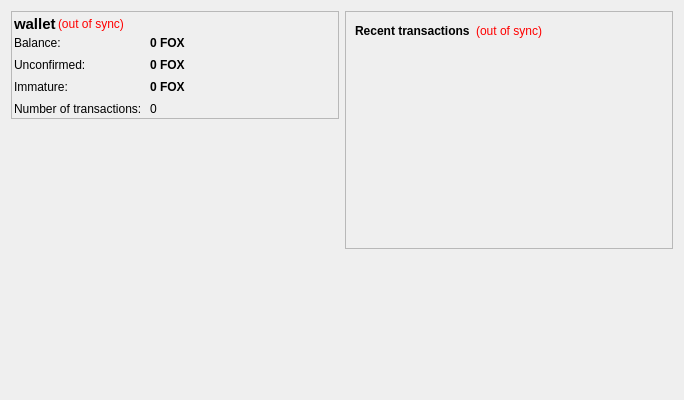
<?xml version="1.0" encoding="UTF-8"?>
<ui version="4.0">
 <class>StatisticsPage</class>
 <widget class="QWidget" name="StatisticsPage">
  <property name="geometry">
   <rect>
    <x>0</x>
    <y>0</y>
    <width>684</width>
    <height>400</height>
   </rect>
  </property>
  <property name="windowTitle">
   <string>Form</string>
  </property>
  <layout class="QHBoxLayout" name="horizontalLayout" stretch="1,1">
   <item>
    <layout class="QVBoxLayout" name="verticalLayout_2">
     <item>
      <widget class="QFrame" name="frame">
       <property name="enabled">
        <bool>true</bool>
       </property>
       <property name="sizePolicy">
        <sizepolicy hsizetype="Minimum" vsizetype="Maximum">
         <horstretch>0</horstretch>
         <verstretch>0</verstretch>
        </sizepolicy>
       </property>
       <property name="frameShape">
        <enum>QFrame::StyledPanel</enum>
       </property>
       <property name="frameShadow">
        <enum>QFrame::Raised</enum>
       </property>
       <layout class="QVBoxLayout" name="verticalLayout_4">
        <property name="spacing">
         <number>2</number>
        </property>
        <property name="margin">
         <number>2</number>
        </property>
        <item>
         <layout class="QHBoxLayout" name="horizontalLayout_4">
          <property name="spacing">
           <number>2</number>
          </property>
          <item>
           <widget class="QLabel" name="label_5">
            <property name="font">
             <font>
              <pointsize>11</pointsize>
              <weight>75</weight>
              <bold>true</bold>
             </font>
            </property>
            <property name="text">
             <string>wallet</string>
            </property>
           </widget>
          </item>
          <item>
           <widget class="QLabel" name="labelWalletStatus">
            <property name="toolTip">
             <string>&lt;html&gt;&lt;head/&gt;&lt;body&gt;&lt;p&gt;The displayed information may be out of date. Your Wallet automatically synchronizes with the OnionCoin network after a connection is established, but this process has not completed yet.&lt;/p&gt;&lt;/body&gt;&lt;/html&gt;</string>
            </property>
            <property name="styleSheet">
             <string notr="true">QLabel { color: red; }</string>
            </property>
            <property name="text">
             <string notr="true">(out of sync)</string>
            </property>
            <property name="alignment">
             <set>Qt::AlignLeading|Qt::AlignLeft|Qt::AlignVCenter</set>
            </property>
           </widget>
          </item>
          <item>
           <spacer name="horizontalSpacer_2">
            <property name="orientation">
             <enum>Qt::Horizontal</enum>
            </property>
            <property name="sizeHint" stdset="0">
             <size>
              <width>20</width>
              <height>20</height>
             </size>
            </property>
           </spacer>
          </item>
         </layout>
        </item>
        <item>
         <layout class="QFormLayout" name="formLayout_2">
          <property name="fieldGrowthPolicy">
           <enum>QFormLayout::AllNonFixedFieldsGrow</enum>
          </property>
          <property name="horizontalSpacing">
           <number>8</number>
          </property>
          <property name="verticalSpacing">
           <number>8</number>
          </property>
          <item row="0" column="0">
           <widget class="QLabel" name="label">
            <property name="text">
             <string>Balance:</string>
            </property>
           </widget>
          </item>
          <item row="1" column="0">
           <widget class="QLabel" name="label_3">
            <property name="text">
             <string>Unconfirmed:</string>
            </property>
           </widget>
          </item>
          <item row="1" column="1">
           <widget class="QLabel" name="labelUnconfirmed">
            <property name="font">
             <font>
              <weight>75</weight>
              <bold>true</bold>
             </font>
            </property>
            <property name="cursor">
             <cursorShape>IBeamCursor</cursorShape>
            </property>
            <property name="toolTip">
             <string>Total of transactions that have yet to be confirmed, and do not yet count toward the current balance</string>
            </property>
            <property name="text">
             <string notr="true">0 FOX</string>
            </property>
            <property name="textInteractionFlags">
             <set>Qt::LinksAccessibleByMouse|Qt::TextSelectableByKeyboard|Qt::TextSelectableByMouse</set>
            </property>
           </widget>
          </item>
          <item row="2" column="0">
           <widget class="QLabel" name="labelImmatureText">
            <property name="text">
             <string>Immature:</string>
            </property>
           </widget>
          </item>
          <item row="2" column="1">
           <widget class="QLabel" name="labelImmature">
            <property name="font">
             <font>
              <weight>75</weight>
              <bold>true</bold>
             </font>
            </property>
            <property name="toolTip">
             <string>Mined balance that has not yet matured</string>
            </property>
            <property name="text">
             <string notr="true">0 FOX</string>
            </property>
            <property name="textInteractionFlags">
             <set>Qt::LinksAccessibleByMouse|Qt::TextSelectableByKeyboard|Qt::TextSelectableByMouse</set>
            </property>
           </widget>
          </item>
          <item row="3" column="0">
           <widget class="QLabel" name="label_2">
            <property name="text">
             <string>Number of transactions:</string>
            </property>
           </widget>
          </item>
          <item row="3" column="1">
           <widget class="QLabel" name="labelNumTransactions">
            <property name="toolTip">
             <string>&lt;html&gt;&lt;head/&gt;&lt;body&gt;&lt;p&gt;Total number of transactions in wallet&lt;/p&gt;&lt;/body&gt;&lt;/html&gt;</string>
            </property>
            <property name="text">
             <string notr="true">0</string>
            </property>
           </widget>
          </item>
          <item row="0" column="1">
           <widget class="QLabel" name="labelBalance">
            <property name="font">
             <font>
              <weight>75</weight>
              <bold>true</bold>
             </font>
            </property>
            <property name="cursor">
             <cursorShape>IBeamCursor</cursorShape>
            </property>
            <property name="toolTip">
             <string>Your current balance</string>
            </property>
            <property name="text">
             <string notr="true">0 FOX</string>
            </property>
            <property name="textInteractionFlags">
             <set>Qt::LinksAccessibleByMouse|Qt::TextSelectableByKeyboard|Qt::TextSelectableByMouse</set>
            </property>
           </widget>
          </item>
         </layout>
        </item>
       </layout>
      </widget>
     </item>
     <item>
      <widget class="QFrame" name="verticalFrame">
       <property name="styleSheet">
        <string notr="true">image: url(:/icons/bitcoin);</string>
       </property>
       <layout class="QVBoxLayout" name="verticalLayout_5">
        <item>
         <layout class="QVBoxLayout" name="verticalLayout_6"/>
        </item>
       </layout>
      </widget>
     </item>
    </layout>
   </item>
   <item>
    <layout class="QVBoxLayout" name="verticalLayout_3">
     <item>
      <widget class="QFrame" name="frame_2">
       <property name="frameShape">
        <enum>QFrame::StyledPanel</enum>
       </property>
       <property name="frameShadow">
        <enum>QFrame::Raised</enum>
       </property>
       <layout class="QVBoxLayout" name="verticalLayout">
        <item>
         <layout class="QHBoxLayout" name="horizontalLayout_2">
          <item>
           <widget class="QLabel" name="label_4">
            <property name="text">
             <string>&lt;b&gt;Recent transactions&lt;/b&gt;</string>
            </property>
           </widget>
          </item>
          <item>
           <widget class="QLabel" name="labelTransactionsStatus">
            <property name="toolTip">
             <string>&lt;html&gt;&lt;head/&gt;&lt;body&gt;&lt;p&gt;The displayed information may be out of date. Your Wallet automatically synchronizes with the OnionCoin network after a connection is established, but this process has not completed yet.&lt;/p&gt;&lt;/body&gt;&lt;/html&gt;</string>
            </property>
            <property name="styleSheet">
             <string notr="true">QLabel { color: red; }</string>
            </property>
            <property name="text">
             <string notr="true">(out of sync)</string>
            </property>
            <property name="alignment">
             <set>Qt::AlignRight|Qt::AlignTrailing|Qt::AlignVCenter</set>
            </property>
           </widget>
          </item>
          <item>
           <spacer name="horizontalSpacer">
            <property name="orientation">
             <enum>Qt::Horizontal</enum>
            </property>
            <property name="sizeHint" stdset="0">
             <size>
              <width>40</width>
              <height>20</height>
             </size>
            </property>
           </spacer>
          </item>
         </layout>
        </item>
        <item>
         <widget class="QListView" name="listTransactions">
          <property name="styleSheet">
           <string notr="true">QListView { background: transparent; }</string>
          </property>
          <property name="frameShape">
           <enum>QFrame::NoFrame</enum>
          </property>
          <property name="verticalScrollBarPolicy">
           <enum>Qt::ScrollBarAlwaysOff</enum>
          </property>
          <property name="horizontalScrollBarPolicy">
           <enum>Qt::ScrollBarAlwaysOff</enum>
          </property>
          <property name="selectionMode">
           <enum>QAbstractItemView::NoSelection</enum>
          </property>
         </widget>
        </item>
       </layout>
      </widget>
     </item>
     <item>
      <spacer name="verticalSpacer_2">
       <property name="orientation">
        <enum>Qt::Vertical</enum>
       </property>
       <property name="sizeHint" stdset="0">
        <size>
         <width>20</width>
         <height>40</height>
        </size>
       </property>
      </spacer>
     </item>
    </layout>
   </item>
  </layout>
 </widget>
 <resources>
  <include location="../bitcoin.qrc"/>
 </resources>
 <connections/>
</ui>
